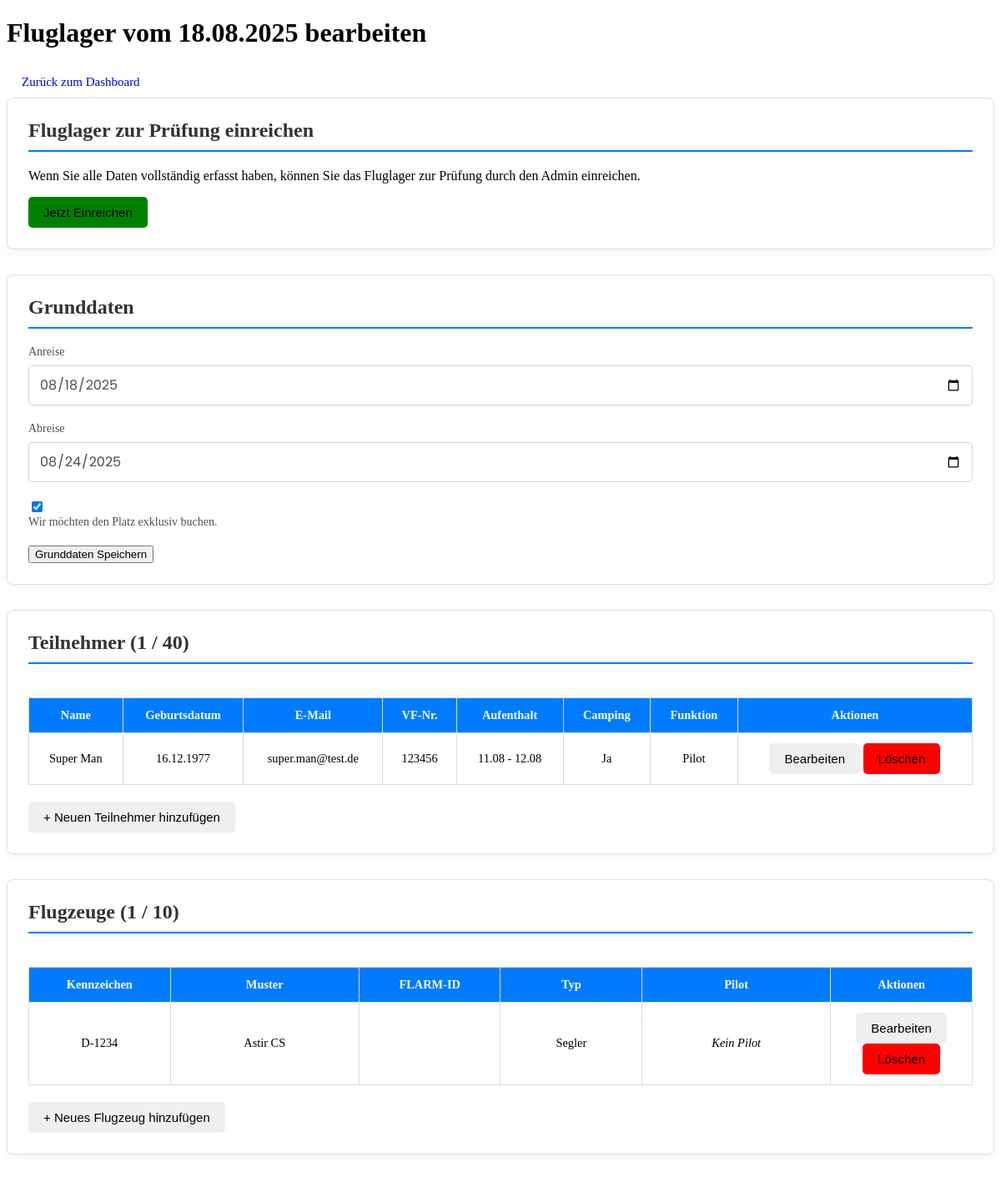
Screenshot of /edit_fluglager_orig.php?id=9 (signed in) with the database file from the repository.
### tables this page shows
CREATE TABLE `fluglager` (
  `id` int(11) NOT NULL AUTO_INCREMENT,
  `user_id` int(11) NOT NULL,
  `startdatum` date NOT NULL,
  `enddatum` date NOT NULL,
  `exklusiv` tinyint(1) DEFAULT 0,
  `status` enum('in_planung','eingereicht','bestaetigt','abgelehnt','abrechnung_gesendet','fertig_abgerechnet') DEFAULT 'in_planung',
  `kommentar_admin` text DEFAULT NULL,
  `erstellt_am` timestamp NULL DEFAULT current_timestamp(),
  `geaendert_am` timestamp NULL DEFAULT current_timestamp() ON UPDATE current_timestamp(),
  `ansprechpartner_vorname` varchar(255) DEFAULT NULL,
  `ansprechpartner_nachname` varchar(255) DEFAULT NULL,
  `ansprechpartner_email` varchar(255) DEFAULT NULL,
  `ansprechpartner_telefon` varchar(255) DEFAULT NULL,
  `hinweise_an_admin` text DEFAULT NULL,
  `anzahlung_bezahlt` tinyint(1) NOT NULL DEFAULT 0,
  `abrechnung_gesendet` tinyint(1) NOT NULL DEFAULT 0,
  `anzahlung_bezahlt_am` datetime DEFAULT NULL,
  PRIMARY KEY (`id`),
  KEY `user_id` (`user_id`),
  CONSTRAINT `fluglager_ibfk_1` FOREIGN KEY (`user_id`) REFERENCES `users` (`id`) ON DELETE CASCADE
);

CREATE TABLE `teilnehmer` (
  `id` int(11) NOT NULL AUTO_INCREMENT,
  `fluglager_id` int(11) NOT NULL,
  `vorname` varchar(255) NOT NULL,
  `nachname` varchar(255) NOT NULL,
  `geburtsdatum` date DEFAULT NULL,
  `telefon` varchar(50) DEFAULT NULL,
  `email` varchar(255) DEFAULT NULL,
  `camping` tinyint(1) NOT NULL DEFAULT 0,
  `rolle` enum('Pilot','Flugschüler','Begleitperson') DEFAULT NULL,
  `vereinsflieger_nr` varchar(100) DEFAULT NULL,
  `aufenthalt_von` date DEFAULT NULL,
  `aufenthalt_bis` date DEFAULT NULL,
  `hat_teilgenommen` tinyint(1) NOT NULL DEFAULT 1,
  `abrechnung_naechte_camping` int(11) DEFAULT 0,
  PRIMARY KEY (`id`),
  KEY `fluglager_id` (`fluglager_id`),
  CONSTRAINT `teilnehmer_ibfk_1` FOREIGN KEY (`fluglager_id`) REFERENCES `fluglager` (`id`) ON DELETE CASCADE
);

CREATE TABLE `flugzeuge` (
  `id` int(11) NOT NULL AUTO_INCREMENT,
  `fluglager_id` int(11) NOT NULL,
  `typ` varchar(255) NOT NULL,
  `kennzeichen` varchar(100) NOT NULL,
  `muster` varchar(255) DEFAULT NULL,
  `flarm_id` varchar(100) DEFAULT NULL,
  `spot` varchar(100) DEFAULT NULL,
  `pilot_id` int(11) DEFAULT NULL,
  `abrechnung_anreise` date DEFAULT NULL,
  `abrechnung_abreise` date DEFAULT NULL,
  `abrechnung_tage_halle` int(11) NOT NULL DEFAULT 0,
  `abrechnung_tage_werkstatt` int(11) NOT NULL DEFAULT 0,
  `hat_teilgenommen` tinyint(1) NOT NULL DEFAULT 1,
  PRIMARY KEY (`id`),
  KEY `fluglager_id` (`fluglager_id`),
  KEY `fk_flugzeug_pilot` (`pilot_id`),
  CONSTRAINT `fk_flugzeug_pilot` FOREIGN KEY (`pilot_id`) REFERENCES `teilnehmer` (`id`) ON DELETE SET NULL,
  CONSTRAINT `flugzeuge_ibfk_1` FOREIGN KEY (`fluglager_id`) REFERENCES `fluglager` (`id`) ON DELETE CASCADE
);

### edit_fluglager_orig.php (the view, shortened to what this page needs)
<?php
$user_id = $_SESSION['user_id'];
$lager_id = $_GET['id'];
$db = new Database();
$conn = $db->getConnection();
$stmt = $conn->prepare("SELECT * FROM fluglager WHERE id = ? AND user_id = ?");
$stmt->bind_param('ii', $lager_id, $user_id);
$stmt->execute();
$result = $stmt->get_result();
$lager = $result->fetch_assoc();
$teilnehmer_stmt = $conn->prepare("SELECT * FROM teilnehmer WHERE fluglager_id = ? ORDER BY nachname, vorname");
$teilnehmer_stmt->bind_param('i', $lager_id);
$teilnehmer_stmt->execute();
$teilnehmer = $teilnehmer_stmt->get_result()->fetch_all(MYSQLI_ASSOC);
$flugzeuge_stmt = $conn->prepare("
    SELECT p.*, t.vorname AS pilot_vorname, t.nachname AS pilot_nachname
    FROM flugzeuge p
    LEFT JOIN teilnehmer t ON p.pilot_id = t.id
    WHERE p.fluglager_id = ?
    ORDER BY p.kennzeichen
");
$flugzeuge_stmt->bind_param('i', $lager_id);
$flugzeuge_stmt->execute();
$flugzeuge = $flugzeuge_stmt->get_result()->fetch_all(MYSQLI_ASSOC);
?>
<!DOCTYPE html>
<html lang="de">
<head>
    <link rel="stylesheet" href="styles.css">
	<link rel="stylesheet" href="https://cdnjs.cloudflare.com/ajax/libs/font-awesome/6.5.2/css/all.min.css">
</head>
<body>
    <div class="container">
        <header>
            <h1>Fluglager vom <?php echo date('d.m.Y', strtotime($lager['startdatum'])); ?> bearbeiten</h1>
            <a href="dashboard.php" class="btn">Zurück zum Dashboard</a>
        </header>
        <?php if ($lager['status'] === 'in_planung' || $lager['status'] === 'abgelehnt'): ?>
        <div class="section">
            <h3>Fluglager zur Prüfung einreichen</h3>
            <p>Wenn Sie alle Daten vollständig erfasst haben, können Sie das Fluglager zur Prüfung durch den Admin einreichen.</p>
            <form action="handle_submit_fluglager.php" method="post" onsubmit="return confirm('Möchten Sie dieses Fluglager wirklich einreichen? Danach sind keine Änderungen mehr möglich, bis der Admin geantwortet hat.');">
                <button type="submit" class="btn" style="background-color: green;">Jetzt Einreichen</button>
            </form>
        </div>
        <?php endif; ?>
        <div class="section">
    <h3>Grunddaten</h3>
    <form action="handle_edit_camp_details.php" method="post">
        <div class="form-group half-width">
            <label>Anreise</label>
            <input type="date" name="startdatum" value="<?php echo htmlspecialchars($lager['startdatum']); ?>" required>
        </div>
        <div class="form-group half-width">
            <label>Abreise</label>
            <input type="date" name="enddatum" value="<?php echo htmlspecialchars($lager['enddatum']); ?>" required>
        </div>
        <div class="form-group">
            <input type="checkbox" id="exklusiv" name="exklusiv" value="1" <?php if ($lager['exklusiv']) echo 'checked'; ?>>
            <label for="exklusiv">Wir möchten den Platz exklusiv buchen.</label>
        </div>
        <button type="submit">Grunddaten Speichern</button>
    </form>
</div>
<div class="section">
    <h3>Teilnehmer (<?php echo count($teilnehmer); ?> / 40)</h3>
    <div style="overflow-x: auto;">
        <table class="styled-table">
            <thead>
                <tr>
                    <th>Name</th>
                    <th>Geburtsdatum</th>
                    <th>E-Mail</th>
                    <th>VF-Nr.</th>
                    <th>Aufenthalt</th>
                    <th>Camping</th>
                    <th>Funktion</th>
                    <th>Aktionen</th>
                </tr>
            </thead>
            <tbody>
                <?php
                foreach ($teilnehmer as $person):
                ?>
                    <tr id="participant-row-<?php echo $person['id']; ?>">
                        <td><?php echo htmlspecialchars($person['vorname'] . ' ' . $person['nachname']); ?></td>
                        <td><?php echo $person['geburtsdatum'] ? date('d.m.Y', strtotime($person['geburtsdatum'])) : ''; ?></td>
                        <td><?php echo htmlspecialchars($person['email']); ?></td>
                        <td><?php echo htmlspecialchars($person['vereinsflieger_nr']); ?></td>
                        <td><?php echo $person['aufenthalt_von'] ? date('d.m', strtotime($person['aufenthalt_von'])) . ' - ' . date('d.m', strtotime($person['aufenthalt_bis'])) : 'Lagerzeitraum'; ?></td>
                        <td><?php echo $person['camping'] ? 'Ja' : 'Nein'; ?></td>
                        <td><?php echo htmlspecialchars($person['rolle']); ?></td>
                        <td>
                            <button type="button" onclick="showParticipantEditForm(<?php echo $person['id']; ?>)" class="btn">Bearbeiten</button>
                            <form action="handle_delete_participant.php" method="post" style="display:inline;" onsubmit="return confirm('Teilnehmer wirklich löschen?');">
                                <button type="submit" class="btn" style="background-color: red;">Löschen</button>
                            </form>
                        </td>
                    </tr>
                <?php endforeach; ?>
            </tbody>
        </table>
    </div>
    <button type="button" onclick="toggleForm('addParticipantForm')" class="btn" style="margin-top: 20px;">+ Neuen Teilnehmer hinzufügen</button>
</div>
<div class="section">
    <h3>Flugzeuge (<?php echo count($flugzeuge); ?> / 10)</h3>
    <div style="overflow-x: auto;">
        <table class="styled-table">
            <thead>
                <tr>
                    <th style="width: 15%;">Kennzeichen</th>
                    <th style="width: 20%;">Muster</th>
                    <th style="width: 15%;">FLARM-ID</th>
                    <th style="width: 15%;">Typ</th>
                    <th style="width: 20%;">Pilot</th>
                    <th style="width: 15%;">Aktionen</th>
                </tr>
            </thead>
            <tbody>
                <?php foreach ($flugzeuge as $flugzeug): ?>
                    <tr id="aircraft-row-<?php echo $flugzeug['id']; ?>">
                        <td><?php echo htmlspecialchars($flugzeug['kennzeichen']); ?></td>
                        <td><?php echo htmlspecialchars($flugzeug['muster']); ?></td>
                        <td><?php echo htmlspecialchars($flugzeug['flarm_id']); ?></td>
                        <td><?php echo htmlspecialchars($flugzeug['typ']); ?></td>
                        <td><?php echo $flugzeug['pilot_vorname'] ? htmlspecialchars($flugzeug['pilot_vorname'] . ' ' . $flugzeug['pilot_nachname']) : '<i>Kein Pilot</i>'; ?></td>
                        <td>
                            <button type="button" onclick="showAircraftEditForm(<?php echo $flugzeug['id']; ?>)" class="btn">Bearbeiten</button>
                            <form action="handle_delete_aircraft.php" method="post" style="display:inline;" onsubmit="return confirm('Flugzeug wirklich löschen?');">
                                <button type="submit" class="btn" style="background-color: red;">Löschen</button>
                            </form>
                        </td>
                    </tr>
                <?php endforeach; ?>
            </tbody>
        </table>
    </div>
    <button type="button" onclick="toggleForm('addAircraftForm')" class="btn" style="margin-top: 20px;">+ Neues Flugzeug hinzufügen</button>
</div>
    </div>
</body>
</html>

### styles.css (style rules this page uses)
.section { background-color: #fff; padding: 25px; border-radius: 8px; box-shadow: 0 4px 12px rgba(0, 0, 0, 0.05); margin-bottom: 30px; }
.section h3 { margin-top: 0; border-bottom: 1px solid #eee; padding-bottom: 10px; margin-bottom: 20px; }
.form-group label { font-size: 14px; color: #555; }
input[type="text"], input[type="email"], input[type="password"], input[type="date"], input[type="tel"], input[type="number"], select, textarea { font-family: 'Poppins', sans-serif; font-size: 15px; }
.styled-table th, .styled-table td { padding-left: 8px; padding-right: 8px; padding-top: 12px; padding-bottom: 12px; }
.btn { padding: 10px 18px; font-size: 15px; font-weight: 500; border: none; border-radius: 5px; cursor: pointer; text-decoration: none; display: inline-block; text-align: center; transition: background-color 0.2s ease-in-out, transform 0.1s ease, box-shadow 0.2s ease; }
.styled-table { width: 100%; border-collapse: collapse; margin-top: 20px; font-size: 0.9em; box-shadow: 0 0 10px rgba(0, 0, 0, 0.05); }
.styled-table th, .styled-table td { border: 1px solid #ddd; padding: 12px 15px; text-align: center; vertical-align: middle; }
.styled-table thead th { background-color: #007bff; color: #ffffff; font-weight: bold; }
.section { background-color: #ffffff; border: 1px solid #e0e0e0; border-radius: 8px; padding: 25px; margin-bottom: 30px; box-shadow: 0 4px 8px rgba(0, 0, 0, 0.05); }
.section h3 { font-size: 1.5em; color: #333; border-bottom: 2px solid #007bff; padding-bottom: 10px; margin-top: 0; margin-bottom: 20px; }
.form-group { margin-bottom: 20px; }
.form-group label { display: block; font-weight: 500; margin-bottom: 8px; color: #495057; }
.form-group input[type="text"], .form-group input[type="number"], .form-group input[type="email"], .form-group input[type="tel"], .form-group input[type="date"], .form-group input[type="password"] { display: block; width: 100%; padding: 10px 12px; font-size: 1rem; line-height: 1.5; color: #495057; background-color: #fff; border: 1px solid #ced4da; border-radius: 4px; box-sizing: border-box; transition: border-color .15s ease-in-out, box-shadow .15s ease-in-out; }

### rows the page displays
fluglager: startdatum "18.08.2025", startdatum "08/18/2025", enddatum "08/24/2025", exklusiv "☑"
teilnehmer: vorname+nachname "Super Man", geburtsdatum "16.12.1977", email "super.man@test.de", vereinsflieger_nr "123456", aufenthalt_von "11.08", aufenthalt_bis "12.08", camping "Ja", rolle "Pilot"
flugzeuge: kennzeichen "D-1234", muster "Astir CS", typ "Segler"

### other values shown
count($teilnehmer) "1"
count($flugzeuge) "1"
